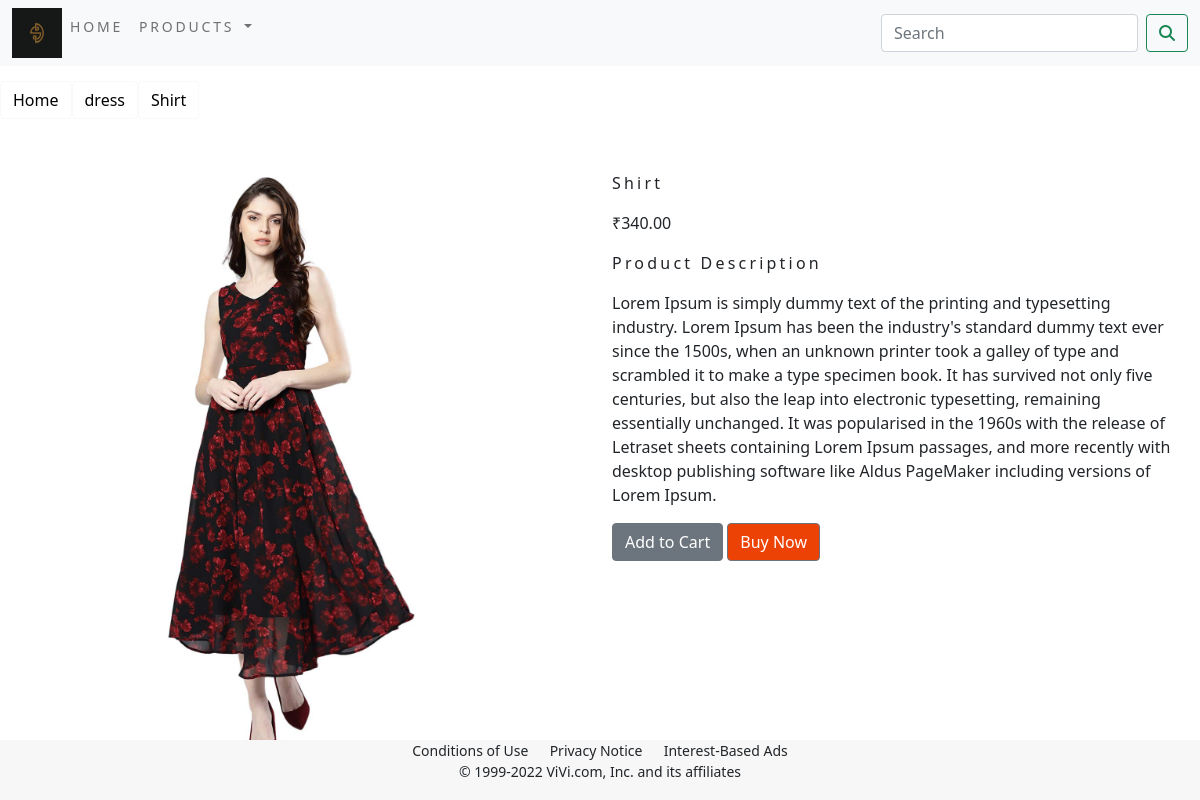
The app's page /dress/product10/ with its own data.
### shop/models.py (models this page shows, shortened)
class Product(models.Model):
    name=models.CharField(max_length=250,unique=True)
    slug=models.SlugField(max_length=250,unique=True)
    description=models.TextField(blank=True)
    price=models.DecimalField(max_digits=10,decimal_places=2)
    category=models.ForeignKey(Category,on_delete=models.CASCADE)
    image=models.ImageField(upload_to='product',blank=True)
    stock=models.IntegerField()
    available=models.BooleanField(default=True)
    created=models.DateTimeField(auto_now_add=True)
    updated=models.DateTimeField(auto_now=True)
    class Meta:
        ordering = ('name',)
        verbose_name='product'
        verbose_name_plural='products'

class Category(models.Model):
    name=models.CharField(max_length=250,unique=True)
    slug=models.SlugField(max_length=250,unique=True)
    description=models.TextField(blank=True)
    image=models.ImageField(upload_to='category',blank=True)
    class Meta:
        ordering = ('name',)
        verbose_name='category'
        verbose_name_plural='cartegories'
    def get_url(self):
        return reverse('shop:products_by_category',args=[self.slug])
    def __str__(self):
        return '{}'.format(self.name)

### shop/views.py (the view)
# urls.py: path('<slug:c_slug>/<slug:product_slug>/',views.proDetail,name='prodCatdetail'),
def proDetail(request,c_slug,product_slug):
    try:
        product=Product.objects.get(category__slug=c_slug,slug=product_slug)
    except Exception as e:
        raise e
    return render(request,'product.html',{'product':product})

### cart/context_processors.py (called while the page is built)
def counter(request):
    item_count=0
    if 'admin' in request.path:
        return  {}
    else:
        try:
            cart=Cart.objects.filter(cart_id=_cart_id(request))
            cart_items=CartItem.objects.all().filter(cart=cart[:1])
            for cart_item in cart_items:
                item_count += cart_item.quantity
        except Cart.DoesNotExist:
            item_count=0
    return dict(item_count=item_count)

### cart/views.py (called while the page is built)
def _cart_id(request):
    cart=request.session.session_key
    if not cart:
        cart = request.session.create()
    return cart

### shop/context_processors.py (called while the page is built)
def menu_links(request):
    links=Category.objects.all()
    return dict(links=links)

### templates/product.html (shortened to what this page needs)
{% extends 'base.html' %}
{% load static %}
{% block content %}
<div class="row my_prod_row_class">
    <div class="mx_auto">
        <p>
            <a href="{% url 'shop:allProdCat' %}"><button type="button" class="btn btn-outline-light btn_font">Home</button></a><a href="{{product.category.get_url}}"><button type="button" class="btn btn-outline-light btn_font">{{product.category}}</button></a><button type="button" class="btn btn-outline-light btn_font">{{product.name}}</button></p>
    </div>
<div class="container">
<br>
<div class="row ">
    <div class="col-12 col-sm-12 col-md-12 col-lg-6 text-center">
        <div style="min-width:18rem">
            <img src="{{product.image.url}}" alt="{{product.name}}" class="resize_image">
        </div>
    </div>
    <div class="col-12 col-sm-12 col-md-12 col-lg-6">
        <div>
            <h1 class="my_prod_title">{{product.name}}</h1>
            <p>₹{{product.price}}</p>
            <p class="my_title">Product Description</p>
            <p class="text-justify my_prod_text">{{product.description}}</p>
            {% if product.stock <= 0 %}
            <p class="text-justify my_prod_text"><b>Out of stock</b></p>
            {% else %}
            <a class="btn btn-secondary" href="{% url 'cart:add_cart' product.id %}">Add to Cart</a>
             <a href="{% url 'cart:buy' %}" class="btn btn-secondary btn-block my_custom_buy_button">  Buy Now  </a>
            {% endif %}
        </div>
    </div>
</div>
    </div>
</div>
{% endblock %}

### static/css/custom.css (style rules this page uses)
body { font-family: 'Roboto', sans-serif; }
.my_title { font-size: 16px; text_transform:uppercase; letter-spacing:.2em; }
.my_prod_row_class { padding-top:15px; padding-bottom:20px; }
.my_prod_row_class .mx_auto { color:#000; font-size:12px; text-decoration:none; }
.my_prod_title { font-size:16px; text_transform:uppercase; letter-spacing:.2em; padding-top:15px; padding-bottom:10px; }
.my_prod_text { padding-right:20px; }
.resize_image { width:100%; height:50%; padding-top:15px; padding-bottom:10px; }
.btn_font { color:black !important; background-color:F0F0F0 !important; }
.my_custom_buy_button { margin_top:5px; border: none; padding: 15px 32px; background-color:#ED4206 !important; }

### records on screen
Product: category "dress", name "Shirt", image (picture), price "340.00", description "Lorem Ipsum is simply dummy text of the printing and typesetting industry. Lorem Ipsum has been the industry's standard dummy text ever since the 1500s, when an unknown printer took a galley of type and scrambled it to make a type specimen book. It has survived not only five centuries, but also the leap into electronic typesetting, remaining essentially unchanged. It was popularised in the 1960s with the release of Letraset sheets containing Lorem Ipsum passages, and more recently with desktop publishing software like Aldus PageMaker including versions of Lorem Ipsum."
